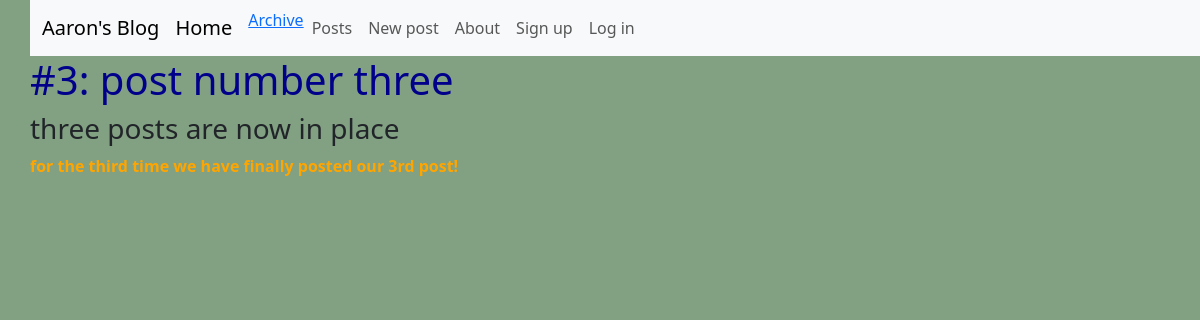
/posts/3/, run on an earlier commit of the app's database.
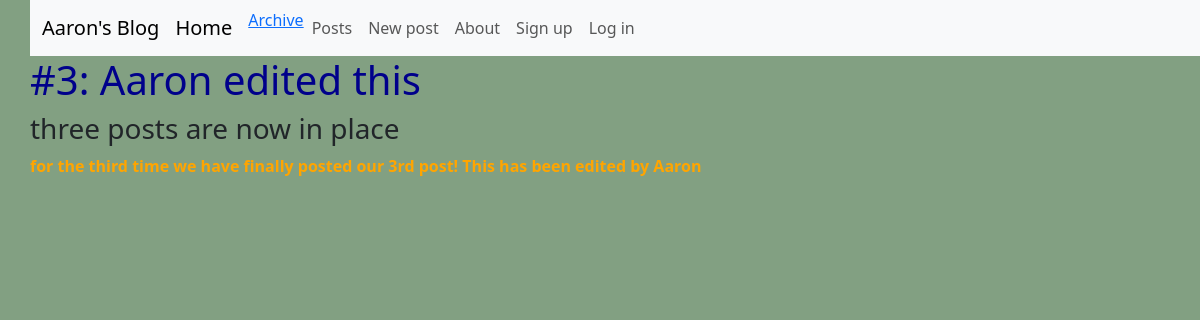
And on a later commit of the database.
### posts/models.py (models this page shows, shortened)
class Post(models.Model):
    title = models.CharField(max_length=133)
    subtitle = models.CharField(max_length=333)
    author = models.ForeignKey(
        get_user_model(),
        on_delete=models.CASCADE
    )
    body = models.TextField()
    creat_on = models.DateTimeField(auto_now_add=True)
    status = models.ForeignKey(
        Status,
        on_delete=models.CASCADE,
        null=True, default=None
    )

### posts/views.py (the view)
# urls.py: path('<int:pk>/',views.PostDetailView.as_view(), name='post_detail'),
class PostDetailView(DetailView):
    template_name = 'posts/detail.html'
    model = Post

### templates/posts/detail.html (shortened to what this page needs)
{% extends 'base.html' %}
{% block content %}
<h1>#{{ post.id }}: {{ post.title }}</h1>
<h3>{{ post.subtitle }}</h3>
<p>{{ post.body }}</p>
{% endblock content %}

What changed in the data, as far as the page shows it:
changed Post "three posts are now in place": title "post number three" → "Aaron edited this"; body "for the third time we have finally posted our 3rd post!" → "for the third time we have finally posted our 3rd post! This has been edited by Aaron"
